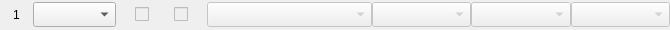
<?xml version="1.0" encoding="UTF-8"?>
<ui version="4.0">
 <class>ButtonLogical</class>
 <widget class="QWidget" name="ButtonLogical">
  <property name="geometry">
   <rect>
    <x>0</x>
    <y>0</y>
    <width>670</width>
    <height>30</height>
   </rect>
  </property>
  <property name="minimumSize">
   <size>
    <width>0</width>
    <height>30</height>
   </size>
  </property>
  <property name="windowTitle">
   <string>Form</string>
  </property>
  <layout class="QHBoxLayout" name="layoutH_ButtonLogical" stretch="4,10,4,3,4,20,12,12,12">
   <property name="spacing">
    <number>0</number>
   </property>
   <property name="leftMargin">
    <number>0</number>
   </property>
   <property name="topMargin">
    <number>1</number>
   </property>
   <property name="rightMargin">
    <number>0</number>
   </property>
   <property name="bottomMargin">
    <number>1</number>
   </property>
   <item>
    <widget class="QLabel" name="label_LogicalButtonNumber">
     <property name="sizePolicy">
      <sizepolicy hsizetype="Preferred" vsizetype="Minimum">
       <horstretch>0</horstretch>
       <verstretch>0</verstretch>
      </sizepolicy>
     </property>
     <property name="minimumSize">
      <size>
       <width>0</width>
       <height>25</height>
      </size>
     </property>
     <property name="maximumSize">
      <size>
       <width>16777215</width>
       <height>25</height>
      </size>
     </property>
     <property name="text">
      <string notr="true">1</string>
     </property>
     <property name="alignment">
      <set>Qt::AlignCenter</set>
     </property>
    </widget>
   </item>
   <item>
    <widget class="QComboBox" name="comboBox_PhysicalInput">
     <property name="minimumSize">
      <size>
       <width>0</width>
       <height>25</height>
      </size>
     </property>
     <property name="toolTip">
      <string>The input that drives this button</string>
     </property>
    </widget>
   </item>
   <item>
    <widget class="QCheckBox" name="checkBox_IsDisable">
     <property name="enabled">
      <bool>false</bool>
     </property>
     <property name="minimumSize">
      <size>
       <width>0</width>
       <height>25</height>
      </size>
     </property>
     <property name="layoutDirection">
      <enum>Qt::RightToLeft</enum>
     </property>
     <property name="text">
      <string/>
     </property>
    </widget>
   </item>
   <item>
    <widget class="QLabel" name="label">
     <property name="sizePolicy">
      <sizepolicy hsizetype="Preferred" vsizetype="Minimum">
       <horstretch>0</horstretch>
       <verstretch>0</verstretch>
      </sizepolicy>
     </property>
     <property name="minimumSize">
      <size>
       <width>0</width>
       <height>25</height>
      </size>
     </property>
     <property name="maximumSize">
      <size>
       <width>16777215</width>
       <height>25</height>
      </size>
     </property>
     <property name="text">
      <string/>
     </property>
    </widget>
   </item>
   <item>
    <widget class="QCheckBox" name="checkBox_IsInvert">
     <property name="enabled">
      <bool>false</bool>
     </property>
     <property name="minimumSize">
      <size>
       <width>0</width>
       <height>25</height>
      </size>
     </property>
     <property name="text">
      <string/>
     </property>
    </widget>
   </item>
   <item>
    <widget class="CenteredCBox" name="comboBox_ButtonFunction">
     <property name="enabled">
      <bool>false</bool>
     </property>
     <property name="minimumSize">
      <size>
       <width>0</width>
       <height>25</height>
      </size>
     </property>
     <property name="maxVisibleItems">
      <number>25</number>
     </property>
     <property name="frame">
      <bool>true</bool>
     </property>
    </widget>
   </item>
   <item>
    <widget class="CenteredCBox" name="comboBox_ShiftIndex">
     <property name="enabled">
      <bool>false</bool>
     </property>
     <property name="minimumSize">
      <size>
       <width>0</width>
       <height>25</height>
      </size>
     </property>
     <property name="maxVisibleItems">
      <number>25</number>
     </property>
     <property name="frame">
      <bool>true</bool>
     </property>
    </widget>
   </item>
   <item>
    <widget class="CenteredCBox" name="comboBox_DelayTimerIndex">
     <property name="enabled">
      <bool>false</bool>
     </property>
     <property name="minimumSize">
      <size>
       <width>0</width>
       <height>25</height>
      </size>
     </property>
     <property name="maxVisibleItems">
      <number>25</number>
     </property>
     <property name="frame">
      <bool>true</bool>
     </property>
    </widget>
   </item>
   <item>
    <widget class="CenteredCBox" name="comboBox_PressTimerIndex">
     <property name="enabled">
      <bool>false</bool>
     </property>
     <property name="minimumSize">
      <size>
       <width>0</width>
       <height>25</height>
      </size>
     </property>
     <property name="maxVisibleItems">
      <number>25</number>
     </property>
     <property name="frame">
      <bool>true</bool>
     </property>
    </widget>
   </item>
  </layout>
 </widget>
 <customwidgets>
  <customwidget>
   <class>CenteredCBox</class>
   <extends>QComboBox</extends>
   <header>centered_cbox.h</header>
  </customwidget>
 </customwidgets>
 <resources/>
 <connections/>
</ui>
